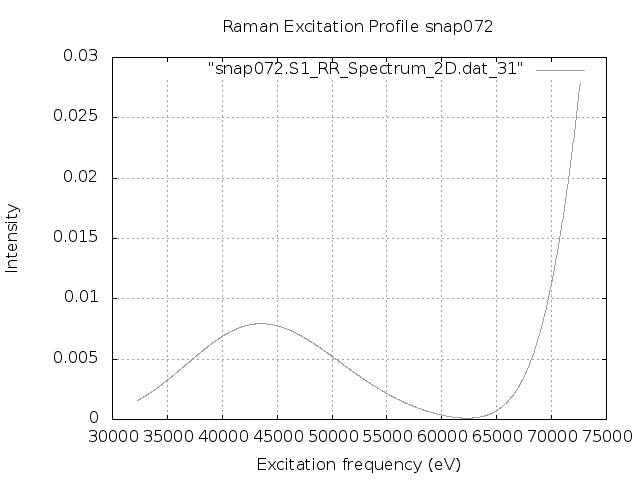

Write the gnuplot code that produced this figure.
set terminal png
set output "snap072.S1.REP_frozen.png"
set xlabel 'Excitation frequency (eV)'
set ylabel 'Intensity'
set title "Raman Excitation Profile snap072"
set grid
set autoscale
plot "snap072.S1_RR_Spectrum_2D.dat_31" with lines lc "blue"
exit
